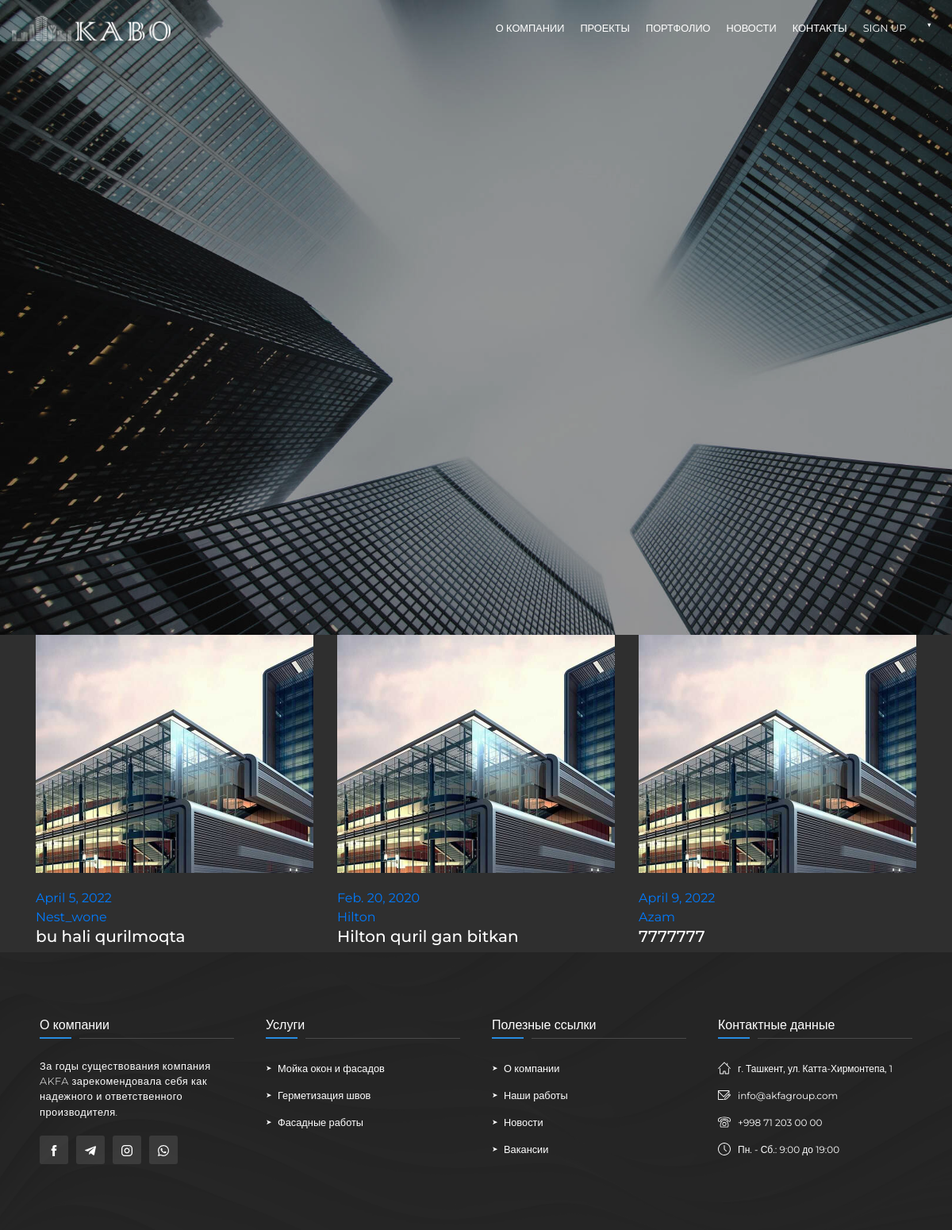
The page / on the database its author committed.
### small/models.py (models this page shows, shortened)
class WorkModel(models.Model):
    title = models.CharField(max_length=15)
    body = models.TextField()
    author = models.ForeignKey('auth.User', on_delete=models.CASCADE)
    primer = models.DateField('Date', default=date.today)

### small/views.py (the view)
# urls.py: path('', WorkView.as_view(), name='small-list'),
class WorkView(ListView):
    model = WorkModel
    template_name = 'page/build.html'

### small/templates/page/build.html (shortened to what this page needs)
{% extends 'base.html' %}
{% load static %}
{% block content %}
<header class="header_promo">
    <div class="video_overlay"></div>
    <div class="header_promo_video">
        <video autoplay loop muted playsinline webkit-playsinline poster="#" preload="none"
               src="{% static 'promo/promo_header.mp4' %}"></video>
    </div>
    </div>
<section class="news">
    <div class="container">
        <div class="row">
            {% for small in object_list %}
                <div class="col-md-4">
                    <div class="news_item">
                        <a href="">
                            <div class="news_image">
                                <img src="{% static 'img/about.jpg' %}" alt="">
                            </div>
                            <div class="news_caption">
                                <a class="tn-date" href="">{{ small.primer }}</a>
                                <a class="tn-title" href="{% url 'small:detail' small.id %}">{{ small.title}}</a>
                            <h5>
                                {{ small.body }}
                            </h5>
                        </div>
                    </a>
                </div>
            </div>
            {% endfor %}
        </div>
    </div>
</section>
{% endblock %}

### static/css/style.css (style rules this page uses)
* { margin: 0; -webkit-box-sizing: border-box; box-sizing: border-box; }
html, body { width: 100%; margin: 0; padding: 0; font-family: "Montserrat", sans-serif; overflow-x: hidden; }
a { text-decoration: none !important; }
.navigation, .navigation_items::before, .navigation_dropdown, .navigation_dropdown li a, .navigation .lang_dropdown button, .navigation .lang_link span, .showOverlay, .mobile_menu, .active-btn, .active-btn::before, .services_block_in a, .services_block_in a::before, .services_block_in a h4, .news_image img, .footer_links a, .social_icons li, .team_items img, .projects_img, .projects_img img, .projects_img::before, .work_navi a { -webkit-transition: all 0.3s linear; transition: all 0.3s linear; }
.header_promo { position: relative; overflow: hidden; top: 0; left: 0; width: 100%; height: 100vh; z-index: 5; }
.header_promo_video { width: 100%; height: 100vh; position: absolute; z-index: 2; }
.header_promo_video video { width: 100%; height: 100vh; -o-object-fit: cover; object-fit: cover; }
.video_overlay { width: 100%; height: 100vh; position: absolute; top: 0; left: 0; background: rgba(0, 0, 0, 0.4); z-index: 3; }
.news { background: #2f2f2f; z-index: 999; }
.news_item { z-index: 9; position: relative; display: -webkit-box; display: -ms-flexbox; display: flex; height: 100%; width: 100%; overflow: hidden; -webkit-box-orient: vertical; -webkit-box-direction: normal; -ms-flex-direction: column; flex-direction: column; -ms-flex-line-pack: justify; align-content: space-between; -webkit-box-pack: justify; -ms-flex-pack: justify; justify-content: space-between; }
.news_item a { display: -webkit-box; display: -ms-flexbox; display: flex; -webkit-box-orient: vertical; -webkit-box-direction: normal; -ms-flex-direction: column; flex-direction: column; }
.news_image { overflow: hidden; }
.news_image img { width: 100%; max-height: 300px; -o-object-fit: cover; object-fit: cover; -o-object-position: center; object-position: center; }
.news_caption { display: -webkit-box; display: -ms-flexbox; display: flex; -webkit-box-orient: vertical; -webkit-box-direction: normal; -ms-flex-direction: column; flex-direction: column; color: #fff; margin-top: 20px; }

### rows shown on the page
WorkModel: primer "April 5, 2022", title "Nest_wone", body "bu hali qurilmoqta"
WorkModel: primer "Feb. 20, 2020", title "Hilton", body "Hilton quril gan bitkan"
WorkModel: primer "April 9, 2022", title "Azam", body "7777777"
